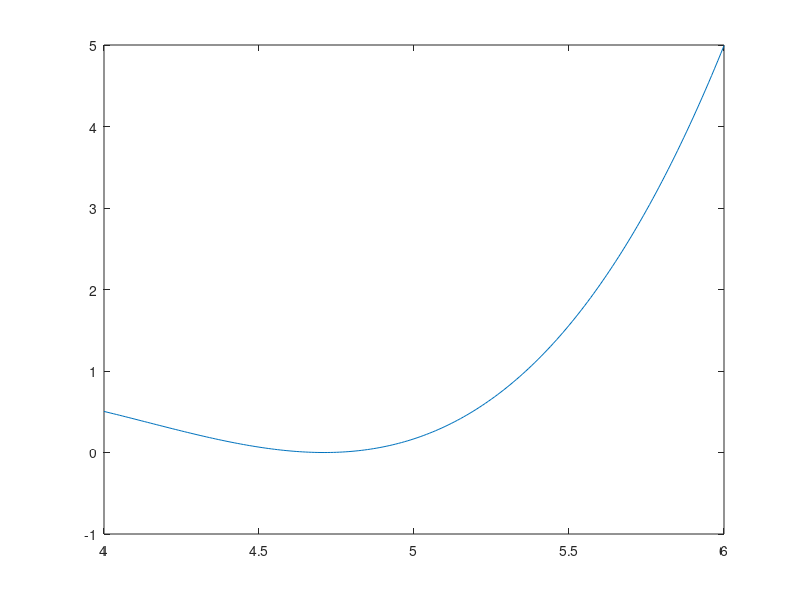

This chart was generated by the following MATLAB code: (Note: this script raises an error after producing the figure.)
function problem3()

% x ∈ [4, 6]
x = 4:0.01:6;

% y = f(x)
y = x.*x.*x - 12.42.*x.*x + 50.444.*x - 66.552;

% plot f(x)
figure();
plot(x,y);

% approximate zero using Newton's method with an inital guess of 4.6
[ret, iterations] = newton3(4.6);

% print results
fprintf('n:%d\t', iterations);
fprintf('p%d: %.8f\t', iterations, ret);
fprintf('|error|: %.8f\n', 10^-8);

% approximate zero using Newton's method with an initial guess of 4.72
[ret, iterations] = newton3(4.72);

% print the results
fprintf('n:%d\t', iterations);
fprintf('p%d: %.8f\t', iterations, ret);
fprintf('|error|: %.8f\n', 10^-8);

end